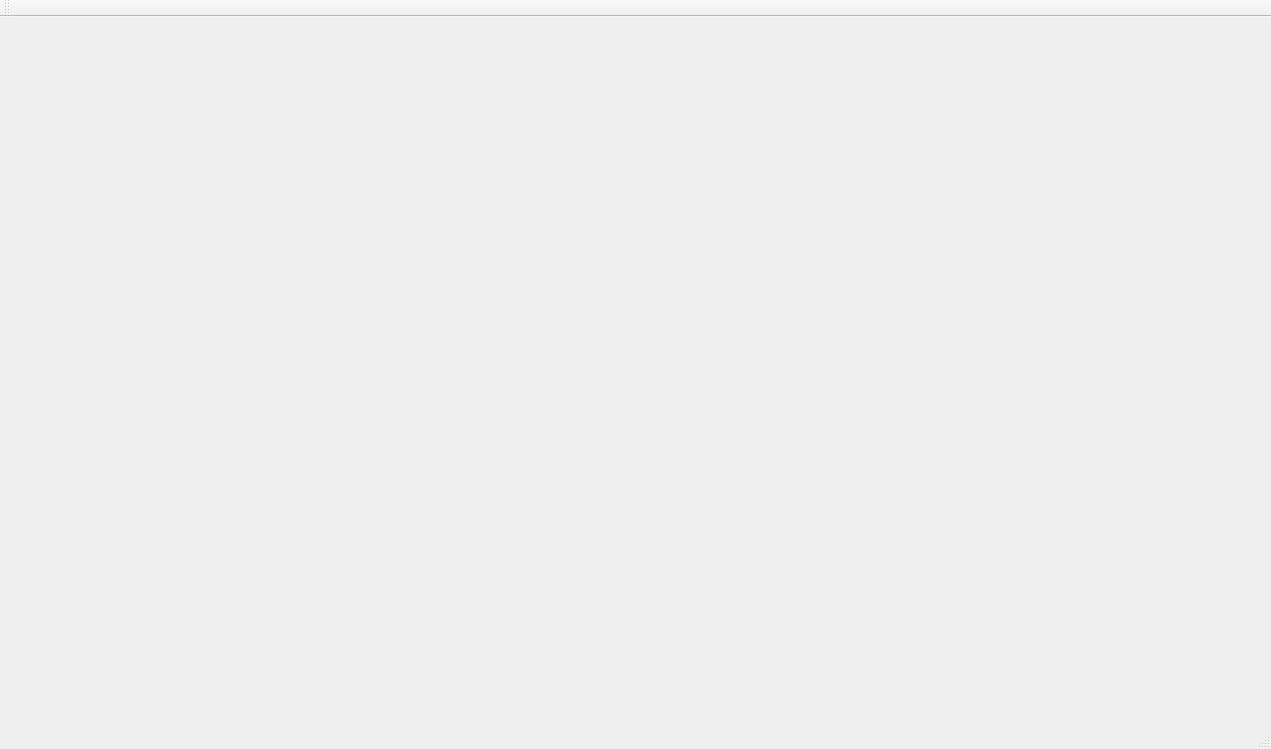
<?xml version="1.0" encoding="UTF-8"?>
<ui version="4.0">
 <class>main_form</class>
 <widget class="QMainWindow" name="main_form">
  <property name="geometry">
   <rect>
    <x>0</x>
    <y>0</y>
    <width>1271</width>
    <height>749</height>
   </rect>
  </property>
  <property name="minimumSize">
   <size>
    <width>800</width>
    <height>590</height>
   </size>
  </property>
  <property name="windowTitle">
   <string>ВКА</string>
  </property>
  <property name="autoFillBackground">
   <bool>true</bool>
  </property>
  <property name="animated">
   <bool>true</bool>
  </property>
  <property name="documentMode">
   <bool>false</bool>
  </property>
  <property name="tabShape">
   <enum>QTabWidget::Rounded</enum>
  </property>
  <property name="dockNestingEnabled">
   <bool>true</bool>
  </property>
  <widget class="QWidget" name="centralwidget">
   <layout class="QGridLayout" name="gridLayout"/>
  </widget>
  <widget class="QStatusBar" name="statusbar">
   <property name="layoutDirection">
    <enum>Qt::LeftToRight</enum>
   </property>
   <property name="sizeGripEnabled">
    <bool>true</bool>
   </property>
  </widget>
  <widget class="QMenuBar" name="menuBar">
   <property name="geometry">
    <rect>
     <x>0</x>
     <y>0</y>
     <width>1271</width>
     <height>21</height>
    </rect>
   </property>
  </widget>
  <widget class="QToolBar" name="toolBar">
   <property name="windowTitle">
    <string>toolBar</string>
   </property>
   <attribute name="toolBarArea">
    <enum>TopToolBarArea</enum>
   </attribute>
   <attribute name="toolBarBreak">
    <bool>false</bool>
   </attribute>
  </widget>
 </widget>
 <resources/>
 <connections/>
</ui>
